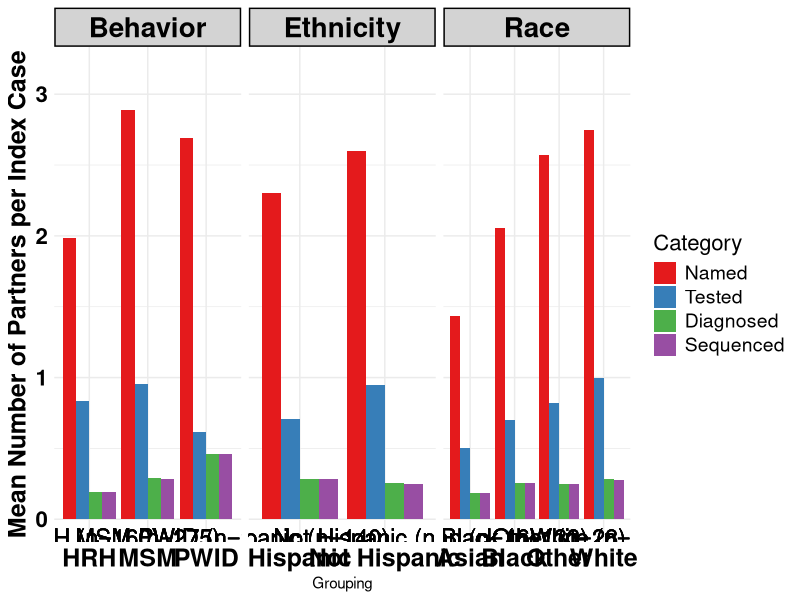

Reproduce this figure in R.
library(tidyr)
library(ggplot2)

# Behavior Data
df <- data.frame(
  Grouping = c("MSM", "PWID", "HRH"),
  Named_Mean = c(794/275, 70/26, 318/160),
  Tested_Mean = c(262/275, 16/26, 134/160),
  Diagnosed_Mean = c(81/275, 12/26, 31/160),
  Sequenced_Mean = c(79/275, 12/26, 31/160),
  N = c("MSM (n=275)", "PWID (n=26)", "HRH (n=160)")
)
df_long <- df %>%
  gather(Category, Value, -Grouping, -N)
df_long$Category <- factor(df_long$Category, levels = c("Named_Mean", "Tested_Mean", "Diagnosed_Mean", "Sequenced_Mean"))

# Race Data
df_race <- data.frame(
  Grouping = c("White", "Black", "Asian", "Other"),
  Named_Mean = c(861/313, 273/133, 23/16, 72/28),
  Tested_Mean = c(311/313, 93/133, 8/16, 23/28),
  Diagnosed_Mean = c(88/313, 34/133, 3/16, 7/28),
  Sequenced_Mean = c(86/313, 34/133, 3/16, 7/28),
  N = c("White (n=313)", "Black (n=133)", "Asian (n=16)", "Other (n=28)")
)
df_race_long <- df_race %>%
  gather(Category, Value, -Grouping, -N)
df_race_long$Category <- factor(df_race_long$Category, levels = c("Named_Mean", "Tested_Mean", "Diagnosed_Mean", "Sequenced_Mean"))

# Ethnicity Data
df_ethnicity <- data.frame(
  Grouping = c("Hispanic", "Not Hispanic"),
  Named_Mean = c(322/140, 928/357),
  Tested_Mean = c(99/140, 338/357),
  Diagnosed_Mean = c(40/140, 91/357),
  Sequenced_Mean = c(40/140, 89/357),
  N = c("Hispanic (n=140)", "Not Hispanic (n=357)")
)
df_ethnicity_long <- df_ethnicity %>%
  gather(Category, Value, -Grouping, -N)
df_ethnicity_long$Category <- factor(df_ethnicity_long$Category, levels = c("Named_Mean", "Tested_Mean", "Diagnosed_Mean", "Sequenced_Mean"))

# Combine All Data
df_long$Type <- "Behavior"
df_race_long$Type <- "Race"
df_ethnicity_long$Type <- "Ethnicity"
combined_df <- rbind(df_long, df_race_long, df_ethnicity_long)

# Plot
p <- ggplot(combined_df, aes(x = Grouping, y = Value, fill = Category)) +
  geom_bar(stat = "identity", position = "dodge") +
  geom_text(aes(label = N, y = 0), vjust = 1.5, hjust = 0.5, size = 6, color = "black") +
  labs(y = "Mean Number of Partners per Index Case") +
  scale_fill_brewer(palette="Set1", breaks=c("Named_Mean", "Tested_Mean", "Diagnosed_Mean", "Sequenced_Mean"), labels=c("Named", "Tested", "Diagnosed", "Sequenced"), name="Category") +
  theme_minimal() +
  theme(
    plot.title = element_text(size = 18, face = "bold"),
    axis.text.x = element_text(size = 18, face = "bold", color = "black"),
    axis.title.y = element_text(size = 18, face = "bold", color = "black"),
    #axis.text.x = element_text(size = 14, angle = 45, hjust = 1),
    axis.text.y = element_text(size = 16, face = "bold", color = "black"),
    legend.text = element_text(size = 14),
    legend.title = element_text(size = 16),
    strip.text = element_text(size = 20, face = "bold", color = "black"),
    strip.background = element_rect(fill = "lightgray", color = "black", linewidth = 1)
  ) +
  facet_wrap(~Type, scales = "free_x", ncol = 3) +
  ylim(0, max(combined_df$Value) + 0.1*max(combined_df$Value))

print(p)
